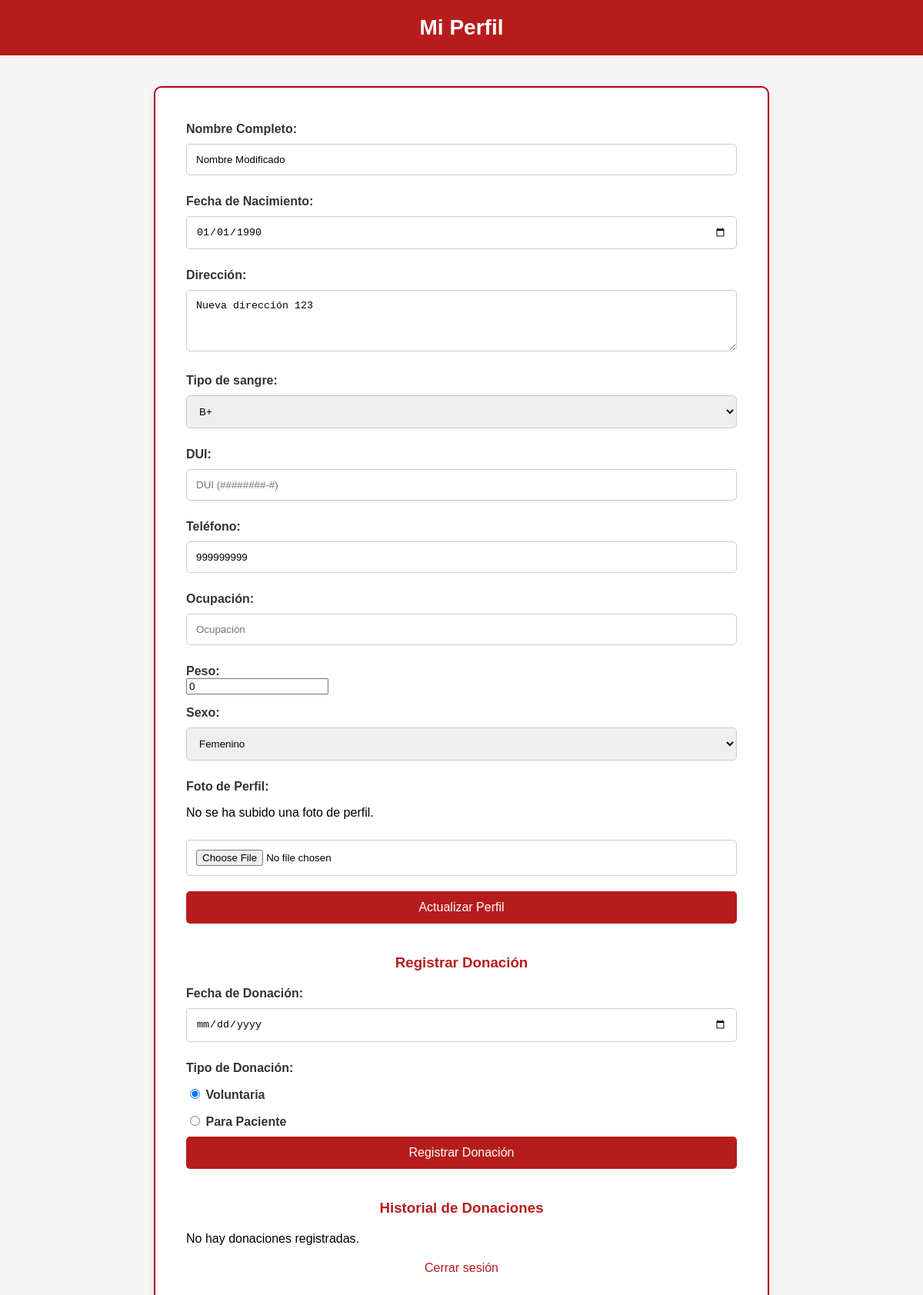
Page /Usuarios/perfil (signed in) on the committed database.
### tables this page shows
CREATE TABLE `usuarios` (
  `id` int(11) NOT NULL,
  `usuario` varchar(50) NOT NULL,
  `correo` varchar(100) NOT NULL,
  `contraseña` varchar(255) DEFAULT NULL,
  `nombre` varchar(100) DEFAULT NULL,
  `telefono` varchar(20) DEFAULT NULL,
  `fecha_nacimiento` date DEFAULT NULL,
  `direccion` text DEFAULT NULL,
  `tipo_sangre` varchar(5) DEFAULT NULL,
  `ultima_donacion` date DEFAULT NULL,
  `ha_donado` tinyint(1) DEFAULT 0,
  `sexo` char(1) DEFAULT NULL,
  `foto_perfil` varchar(255) DEFAULT NULL,
  `fecha_registro` timestamp NOT NULL DEFAULT current_timestamp(),
  `dui` varchar(10) DEFAULT NULL,
  `edad` int(11) DEFAULT NULL,
  `ocupacion` varchar(100) DEFAULT NULL,
  `peso` int(11) DEFAULT NULL
);

### Controllers/UsuariosController.php (called while the page is built, shortened)
<?php
include_once 'Models/Usuario.php';
class UsuariosController extends Controller {
    public function perfil() {
        $usuarioModel = new Usuario();
        $user = $usuarioModel->findById($_SESSION['user_id']);
        $donaciones = $usuarioModel->obtenerDonacionesPorUsuario($_SESSION['user_id']);
        $this->render('Usuarios/perfil.php', [
            'user' => $user,
            'donaciones' => $donaciones
        ]);
    }
}

### index.php (called while the page is built, shortened)
<?php
include_once 'Controllers/UsuariosController.php';
$url = parse_url($_SERVER['REQUEST_URI'], PHP_URL_PATH);
$slices = explode('/', trim($url, '/'));
$baseIndex = array_search('Red_Donantes', $slices);
$method = isset($slices[$baseIndex + 2]) ? $slices[$baseIndex + 2] : 'index';
$params = array_slice($slices, $baseIndex + 3);
$cont = new $controller;
call_user_func_array([$cont, $method], $params);

### Models/Usuario.php (called while the page is built, shortened)
<?php
include_once 'Model.php';
class Usuario extends Model {
    public function findById($id) {
        $query = "SELECT * FROM usuarios WHERE id = ?";
        $result = $this->get_query($query, [$id]);
        return $result ? $result[0] : null;
    }
}
?>

### Models/Model.php (called while the page is built, shortened)
<?php
abstract class Model {
    private $host = 'localhost:3306';
    private $user = 'root';
    private $password = '';
    private $db_name = 'red_donantes';
    protected $conn;
    protected function open_db() {
        try {
            $this->conn = new PDO("mysql:host=$this->host;dbname=$this->db_name;charset=utf8", $this->user, $this->password);
        } catch (PDOException $e) {
            echo $e->getMessage();
        }
    }
    protected function close_db() {
        $this->conn = null;
    }
    protected function get_query($query, $params = array()) {
        try {
            $rows = [];
            $stm = $this->conn->prepare($query);
            $stm->execute($params);
            while ($rows[] = $stm->fetch(PDO::FETCH_ASSOC));
            array_pop($rows);
            return $rows;
        } catch (Exception $e) {
            $this->close_db();
            return [];
        }
    }
}

### Views/Usuarios/perfil.php (the view, shortened to what this page needs)
<!DOCTYPE html>
<html lang="es">
<head>
    <link rel="stylesheet" href="/Red_Donantes/Views/Usuarios/css/perfil.css">
</head>
<body>
    <nav class="navbar">
        <h1>Mi Perfil</h1>
    </nav>
    <div class="perfil-container">
        <form method="POST" action="/Red_Donantes/Usuarios/actualizarPerfil" enctype="multipart/form-data">
             <label>Nombre Completo:</label>
            <input type="text" name="nombre" placeholder="Nombre" value="<?= htmlspecialchars($user['nombre'] ?? '') ?>">
            <label>Fecha de Nacimiento:</label>
            <input type="date" name="fecha_nacimiento" value="<?= htmlspecialchars($user['fecha_nacimiento'] ?? '') ?>">
            <label>Dirección:</label>
            <textarea name="direccion" placeholder="Dirección"><?= htmlspecialchars($user['direccion'] ?? '') ?></textarea>
             <label>Tipo de sangre:</label>
            <select name="tipo_sangre" required>
                <?php
                    $tipos = ['A+', 'A-', 'B+', 'B-', 'AB+', 'AB-', 'O+', 'O-'];
                    foreach ($tipos as $tipo) {
                        $selected = (isset($user['tipo_sangre']) && $user['tipo_sangre'] === $tipo) ? 'selected' : '';
                        echo "<option value=\"$tipo\" $selected>$tipo</option>";
                    }
                ?>
            </select>
            <label>DUI:</label>
            <input type="text" name="dui" placeholder="DUI (########-#)"
                pattern="^\d{8}-\d$"
                title="El DUI debe tener el formato ########-#"
                required
                value="<?= htmlspecialchars($user['dui'] ?? '') ?>">
            <label>Teléfono:</label>
            <input type="text" name="telefono"
                placeholder="Teléfono (8 dígitos, sin guion)"
                pattern="^[267][0-9]{7}$"
                title="Debe ser un número de 8 dígitos que inicie con 2, 6 o 7 (ej. 71234567)"
                required
                value="<?= htmlspecialchars($user['telefono'] ?? '') ?>">
             <label>Ocupación:</label>
            <input type="text" name="ocupacion" placeholder="Ocupación" value="<?= htmlspecialchars($user['ocupacion'] ?? '') ?>">
             <label>Peso:</label>
            <input type="number" name="peso" placeholder="Peso (kg)" min="0" step="0.1" value="<?= htmlspecialchars($user['peso'] ?? '') ?>">
             <label>Sexo:</label>
            <select name="sexo">
                <option value="F" <?= (isset($user['sexo']) && $user['sexo'] === 'F') ? 'selected' : '' ?>>Femenino</option>
            </select>
            <label>Foto de Perfil:</label>
            <?php if (!empty($user['foto_perfil'])): ?>
                <?php if (filter_var($user['foto_perfil'], FILTER_VALIDATE_URL)): ?>
                    <img src="<?= htmlspecialchars($user['foto_perfil']) ?>" alt="Foto de perfil de Google">
                <?php else: ?>
                    <img src="/Red_Donantes/<?= htmlspecialchars($user['foto_perfil']) ?>" alt="Foto de perfil local">
                <?php endif; ?>
            <?php else: ?>
                <p>No se ha subido una foto de perfil.</p>
            <?php endif; ?>
            <input type="file" name="foto_perfil">
            <button type="submit">Actualizar Perfil</button>
        </form>
        <h3>Registrar Donación</h3>
        <form method="POST" action="/Red_Donantes/Usuarios/registrarDonacion">
            <label>Fecha de Donación:</label>
            <input type="date" name="fecha_donacion" required>
            <label>Tipo de Donación:</label>
            <label><input type="radio" name="tipo_donacion" value="voluntaria" onclick="toggleCamposPaciente()" checked> Voluntaria</label>
            <label><input type="radio" name="tipo_donacion" value="paciente" onclick="toggleCamposPaciente()"> Para Paciente</label>
            <button type="submit">Registrar Donación</button>
        </form>
        <h3>Historial de Donaciones</h3>
        <?php if (!empty($donaciones)): ?>
            <table>
                <thead>
                    <tr>
                        <th>Fecha</th>
                        <th>Tipo de Donación</th>
                        <th>Nombre del Paciente</th>
                        <th>N° Afiliación</th>
                    </tr>
                </thead>
                <tbody>
                    <?php foreach ($donaciones as $donacion): ?>
                        <tr>
                            <td><?= htmlspecialchars($donacion['fecha']) ?></td>
                            <td><?= htmlspecialchars($donacion['tipo_donacion']) ?></td>
                            <td><?= htmlspecialchars($donacion['nombre_paciente'] ?? '-') ?></td>
                            <td><?= htmlspecialchars($donacion['numero_afiliacion_paciente'] ?? '-') ?></td>
                        </tr>
                    <?php endforeach; ?>
                </tbody>
            </table>
        <?php else: ?>
            <p>No hay donaciones registradas.</p>
        <?php endif; ?>
        <p style="text-align: center; margin-top: 20px;"><a href="/Red_Donantes/Auth/logout">Cerrar sesión</a></p>
    </div>
</body>
</html>

### Views/Usuarios/css/perfil.css (style rules this page uses)
* { box-sizing: border-box; }
body { margin: 0; padding: 0; background: #f5f5f5; font-family: Arial, sans-serif; }
.navbar { background-color: #b71c1c; padding: 20px; color: white; text-align: center; width: 100%; margin: 0; }
.navbar h1 { margin: 0; font-size: 28px; }
.perfil-container { max-width: 800px; margin: 40px auto; background: white; padding: 30px 40px; border-radius: 10px; box-shadow: 0 4px 10px rgba(0, 0, 0, 0.1); border: 2px solid #b00020; }
h2, h3 { color: #b71c1c; text-align: center; margin-bottom: 20px; }
form { margin-bottom: 40px; }
input[type="text"], input[type="email"], input[type="password"], input[type="date"], input[type="file"], select, textarea { width: 100%; padding: 12px; margin: 10px 0; border: 1px solid #ccc; border-radius: 5px; resize: vertical; }
textarea { min-height: 80px; }
button { width: 100%; padding: 12px; background-color: #b71c1c; color: white; border: none; margin-top: 10px; border-radius: 5px; font-size: 16px; cursor: pointer; }
label { font-weight: bold; display: block; margin-top: 15px; color: #333; }
a { color: #b71c1c; text-decoration: none; }

### rows in the picture
usuarios: nombre "Nombre Modificado", fecha_nacimiento "01/01/1990", direccion "Nueva dirección 123", telefono "999999999", peso "0", sexo "Femenino"

### other values in the picture
form field tipo_sangre "B+"
